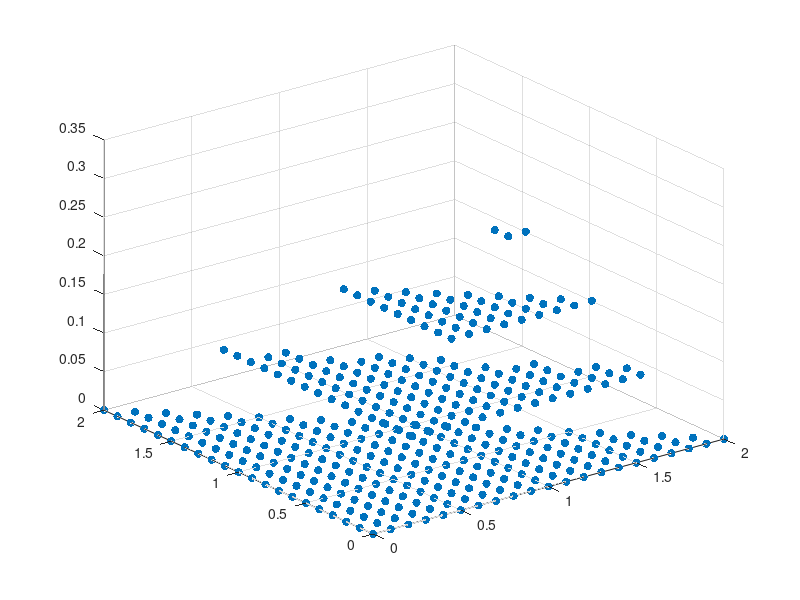
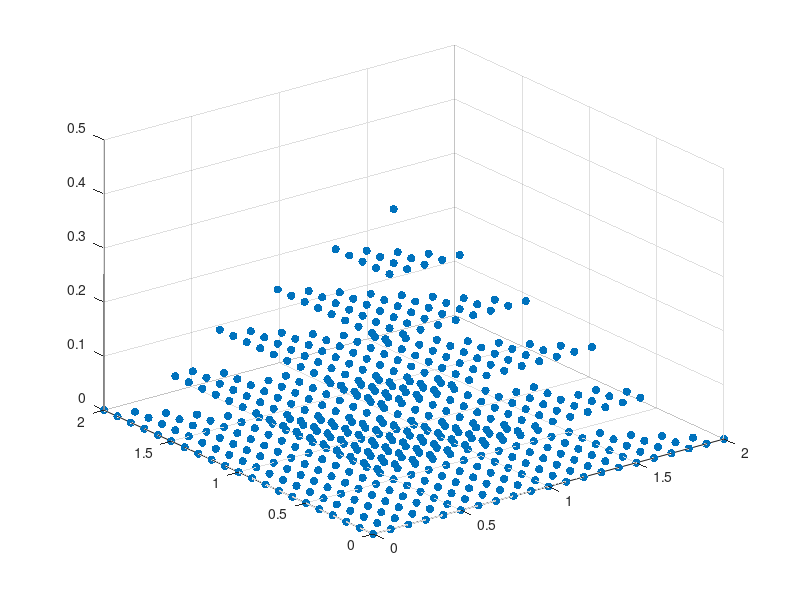

Source code (MATLAB) for these figures, in order:
v = 0.0:0.1:2.0;  % plotting range from -5 to 5
[x, y, z] = meshgrid(v); 
cond1 = x >= z;  % check conditions for these values
cond2 = y >= z;
cond3 = x+y+2*z<=2;
cond4 = z >= 0;
cond5 = x >= 3*z;

cond1 = double(cond1);  % convert to double for plotting
cond2 = double(cond2);
cond3 = double(cond3);
cond4 = double(cond4);
cond5 = double(cond5);

cond_w = cond1 & cond2 & cond3 & cond4 & cond5;
cond_wo = cond1 & cond2 & cond3 & cond4;

figure()
scatter3(x(cond_w),y(cond_w),z(cond_w),'filled','k')
figure()
scatter3(x(cond_wo),y(cond_wo),z(cond_wo),'filled')

% scatter(x,y,z,cond)
% view(0,90)    % change to top view